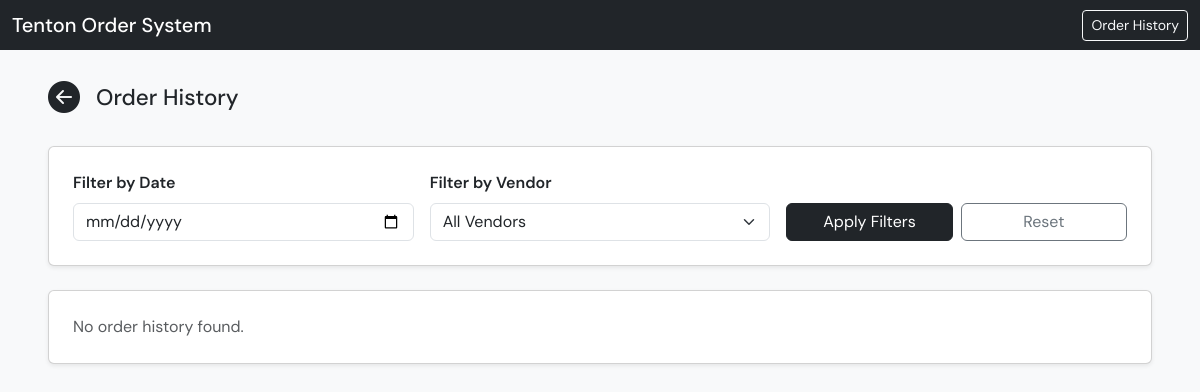
Before: /orders/history with the older database file.
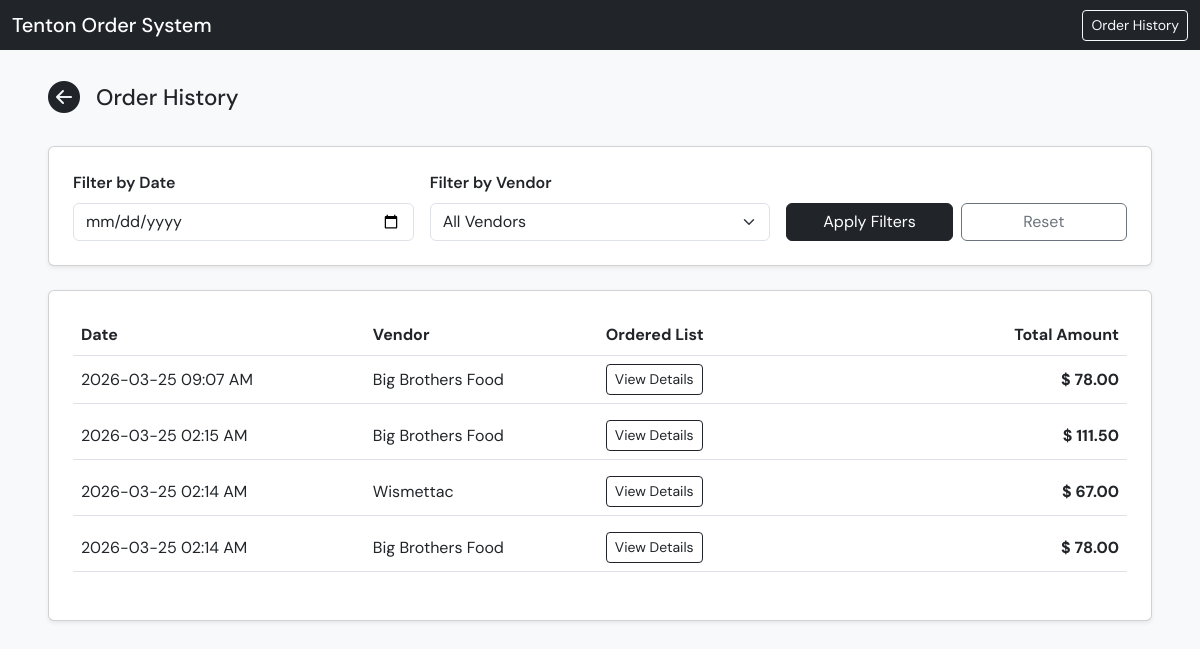
After: the same page with the newer database file.
### app/models.py (models this page shows)
class OrderHistory(Base):
    __tablename__ = "order_history"
    id: Mapped[int] = mapped_column(primary_key=True)
    vendor_id: Mapped[int] = mapped_column(
        ForeignKey("vendors.id"),
        nullable=False
    )
    vendor_name: Mapped[str] = mapped_column(
        String,
        nullable=False
    )
    ordered_at: Mapped[datetime] = mapped_column(
        DateTime,
        default=lambda: datetime.now(ZoneInfo("America/Vancouver")).replace(tzinfo=None),
        nullable=False
    )
    order_items_text: Mapped[str] = mapped_column(
        Text,
        nullable=False
    )
    total_amount: Mapped[float] = mapped_column(
        Float,
        default=0,
        nullable=False
    )
    vendor = relationship(
        "Vendor",
        back_populates="orders"
    )

### app/main.py (the view)
@app.get("/orders/history", response_class=HTMLResponse)
def order_history_page(
    request: Request,
    vendor_id: str = "",
    order_date: str = "",
    db: Session = Depends(get_db),
):
    vendors = get_vendors(db)
    parsed_vendor_id = None
    if vendor_id.strip():
        try:
            parsed_vendor_id = int(vendor_id)
        except ValueError:
            parsed_vendor_id = None
    parsed_order_date = order_date.strip() or None
    orders = get_order_history(
        db=db,
        vendor_id=parsed_vendor_id,
        order_date=parsed_order_date,
    )
    return templates.TemplateResponse(
        "order_history.html",
        {
            "request": request,
            "orders": orders,
            "vendors": vendors,
            "selected_vendor_id": parsed_vendor_id,
            "selected_order_date": parsed_order_date,
        },
    )

### app/templates/order_history.html (shortened to what this page needs)
{% extends "base.html" %}
{% block content %}
<div class="d-flex justify-content-between align-items-center mb-4 flex-wrap gap-3">
  <div class="d-flex align-items-center gap-3">
    <a href="/vendors" class="text-dark">
      <i class="bi bi-arrow-left-circle-fill" style="font-size: 2rem;"></i>
    </a>
    <h2 class="mb-0" style="font-size: 1.4rem;">Order History</h2>
  </div>
</div>
<div class="card p-4 shadow-sm mb-4">
  <form method="get" action="/orders/history">
    <div class="row g-3 align-items-end">
      <div class="col-12 col-md-4">
        <label class="form-label fw-semibold">Filter by Date</label>
        <input type="date" name="order_date" class="form-control" value="{{ selected_order_date or '' }}">
      </div>
      <div class="col-12 col-md-4">
        <label class="form-label fw-semibold">Filter by Vendor</label>
        <select name="vendor_id" class="form-select">
          <option value="">All Vendors</option>
        </select>
      </div>
      <div class="col-12 col-md-4 d-flex gap-2">
        <button type="submit" class="btn btn-dark w-100">
          Apply Filters
        </button>
        <a href="/orders/history" class="btn btn-outline-secondary w-100">
          Reset
        </a>
      </div>
    </div>
  </form>
</div>
<div class="card p-4 shadow-sm">
  {% if orders %}
  <div class="table-responsive">
    <table class="table align-middle">
      <thead>
        <tr>
          <th>Date</th>
          <th>Vendor</th>
          <th>Ordered List</th>
          <th class="text-end">Total Amount</th>
        </tr>
      </thead>
      <tbody>
        {% for order in orders %}
        {% set lines = order.order_items_text.split('\n') %}
        <tr>
          <td style="min-width: 160px;">
            {{ order.ordered_at.strftime("%Y-%m-%d %I:%M %p") }}
          </td>
          <td style="min-width: 150px;">
            {{ order.vendor_name }}
          </td>
          <td style="min-width: 220px;">
            <button class="btn btn-sm btn-outline-dark" type="button" data-bs-toggle="collapse" data-bs-target="#order-details-{{ order.id }}" aria-expanded="false" aria-controls="order-details-{{ order.id }}">
              View Details
            </button>
          </td>
          <td class="text-end fw-bold" style="min-width: 120px;">
            $
            {{ '%.2f'|format(order.total_amount) }}
          </td>
        </tr>
        <tr class="border-0">
          <td colspan="4" class="pt-0 border-0">
          </td>
        </tr>
        {% endfor %}
      </tbody>
    </table>
  </div>
  {% else %}
  <p class="text-muted mb-0">No order history found.</p>
  {% endif %}
</div>
{% endblock %}

### app/templates/base.html (shortened to what this page needs)
<!DOCTYPE html>
<html lang="en">
<head>
  <link href="https://cdn.jsdelivr.net/npm/bootstrap@5.3.0/dist/css/bootstrap.min.css" rel="stylesheet">
  <link href="https://cdn.jsdelivr.net/npm/bootstrap-icons/font/bootstrap-icons.css" rel="stylesheet">
</head>
<body class="bg-light">
  <nav class="navbar navbar-dark bg-dark mb-4">
    <div class="container-fluid">
      <a href="/vendors" class="navbar-brand mb-0 h1">
        Tenton Order System
      </a>
      <a href="/orders/history" class="btn btn-outline-light btn-sm">
        Order History
      </a>
    </div>
  </nav>
  <div class="container-fluid px-3 px-md-5">
    {% block content %}{% endblock %}
  </div>
</body>
</html>

### app/templates/base.html (style rules this page uses)
body { font-family: 'DM Sans', sans-serif; }
input, select, textarea { font-size: 16px; }

Changed rows visible on the page:
added OrderHistory: ordered_at "2026-03-25 09:07 AM", vendor_name "Big Brothers Food", total_amount "78.00"
added OrderHistory: ordered_at "2026-03-25 02:15 AM", vendor_name "Big Brothers Food", total_amount "111.50"
added OrderHistory: ordered_at "2026-03-25 02:14 AM", vendor_name "Wismettac", total_amount "67.00"
added OrderHistory: ordered_at "2026-03-25 02:14 AM", vendor_name "Big Brothers Food", total_amount "78.00"
Other visible differences:
text no longer shown: "No order history found."
text now shown: "Date Vendor Ordered List Total Amount"
